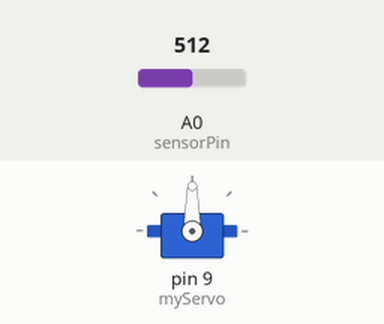
Recording of a sketch running on a simulated Arduino Uno, built with avr-gcc and run on an emulated ATmega328P. Shown: servo. The inputs (shaded band) are chosen by the test bench; at power-on: A0 (sensorPin) = 512.

Above: at 4.2 s.
4.3 s: A0 (sensorPin) set to 716
At 5.3 s:
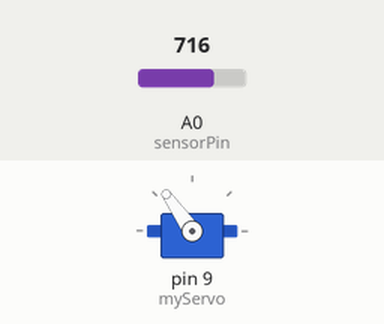
5.8 s: A0 (sensorPin) set to 900
At 6.5 s:
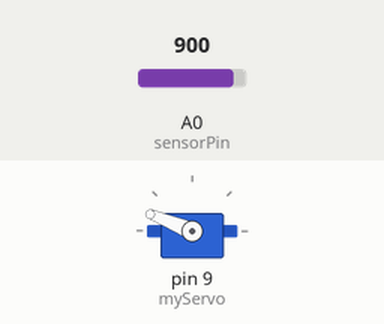
7.3 s: A0 (sensorPin) set to 306
At 7.6 s:
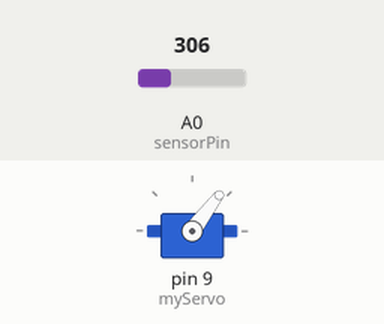
8.8 s: A0 (sensorPin) set to 122
At 10.0 s:
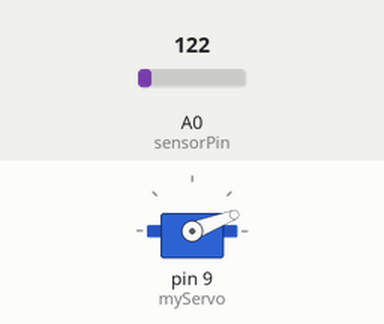
10.3 s: A0 (sensorPin) set to 0
At 11.1 s:
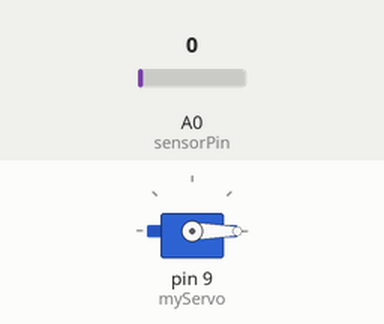
11.8 s: A0 (sensorPin) set to 1023
At 12.2 s:
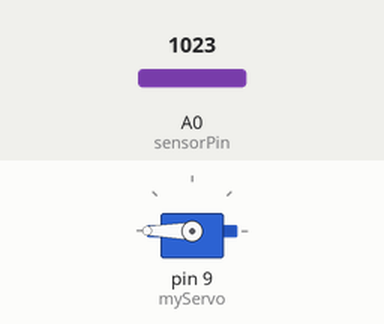
Timing chart, 0 to 14.3 s (numbered marks = the images above; inputs shaded):
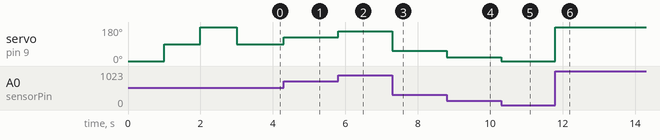

The sketch:

Servo.ino
```cpp
#include <Servo.h>

int sensorPin =A0;
Servo myServo;

void setup () {
  myServo.attach (9);
  myServo.write (0);
  delay (1000);
  myServo.write (90);
  delay (1000);
  myServo.write (180);
  delay (1000);
}

void loop () {
  int sensorValue = analogRead (sensorPin);
  int position = map (sensorValue, 0, 1023, 0, 180);
  myServo.write (position);
}
```

Measured:
- after the input at 4.3 s, servo on pin 9 (myServo): 90° → 125° at once
- after the input at 5.8 s, servo on pin 9 (myServo): 125° → 158° at once
- after the input at 7.3 s, servo on pin 9 (myServo): 158° → 53° at once
- after the input at 8.8 s, servo on pin 9 (myServo): 53° → 21° at once
- after the input at 10.3 s, servo on pin 9 (myServo): 21° → 0° at once
- after the input at 11.8 s, servo on pin 9 (myServo): 0° → 180° at once
